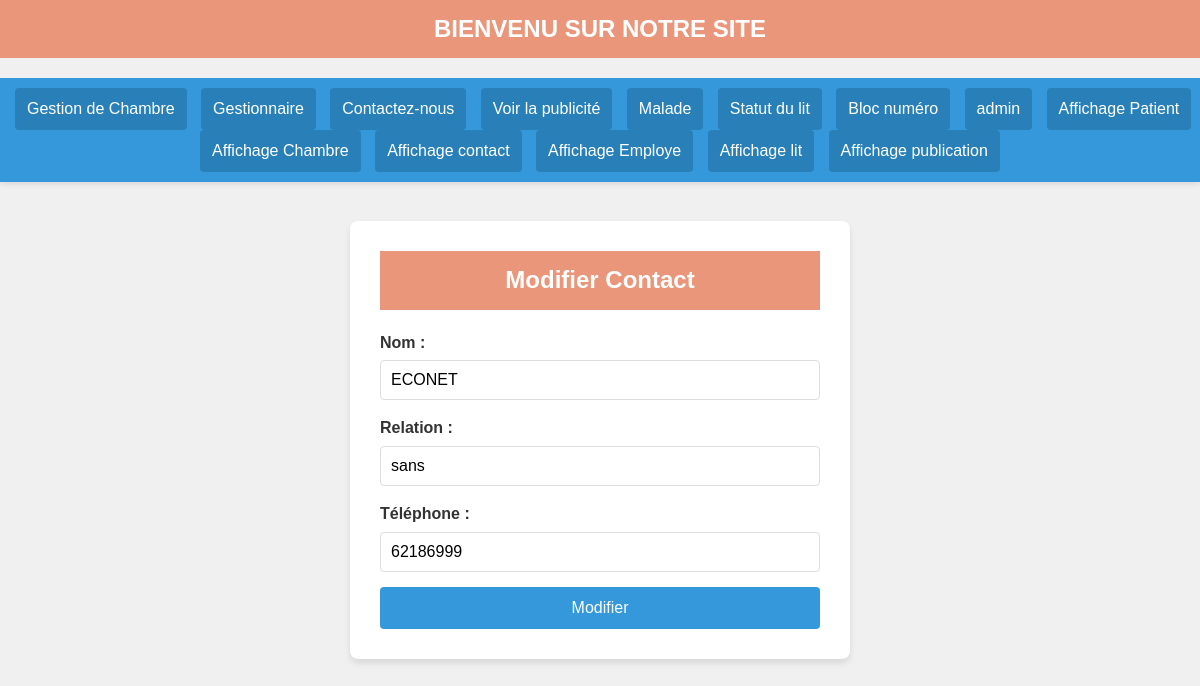
Page /getion_chambre_lit/admin/Modifiecontact.php?id=1 on the committed database.
### tables this page shows
CREATE TABLE `contact` (
  `id_contact` int(11) NOT NULL,
  `nom_contact` varchar(50) DEFAULT NULL,
  `relation` varchar(30) DEFAULT NULL,
  `telephone` varchar(15) DEFAULT NULL
);

### getion_chambre_lit/admin/Modifiecontact.php (the view, shortened to what this page needs)
<?php
include "connexion.php";
if ($_SERVER["REQUEST_METHOD"] == "GET" && isset($_GET['id'])) {
    $id = $_GET['id'];
    $stmt = $bdd->prepare("SELECT * FROM contact WHERE id_contact = :id");
    $stmt->bindParam(':id', $id, PDO::PARAM_INT);
    $stmt->execute();
    $contact = $stmt->fetch(PDO::FETCH_ASSOC);
}
?>
<!DOCTYPE html>
<html lang="fr">
<head>
</head>
<body>
    <?php include 'Accueil.php'; ?>
    <div class="container">
        <h1>Modifier Contact</h1>
        <?php if (isset($contact)): ?>
        <form method="POST" action="">
            <label for="nom">Nom :</label>
            <input type="text" id="nom" name="nom" value="<?php echo htmlspecialchars($contact['nom_contact']); ?>" required>
            <label for="rel">Relation :</label>
            <input type="text" id="rel" name="rel" value="<?php echo htmlspecialchars($contact['relation']); ?>" required>
            <label for="tel">Téléphone :</label>
            <input type="tel" id="tel" name="tel" value="<?php echo htmlspecialchars($contact['telephone']); ?>" required>
            <input type="submit" name="modifier" value="Modifier">
        </form>
        <?php else: ?>
        <div class="message error">Aucun contact sélectionné pour modification.</div>
        <?php endif; ?>
    </div>
</body>
</html>

### getion_chambre_lit/admin/Modifiecontact.php (style rules this page uses)
:root { --primary-color: #3498db; --secondary-color: #2ecc71; --background-color: #f0f0f0; --text-color: #333; --error-color: #e74c3c; }
* { box-sizing: border-box; margin: 0; padding: 0; }
body { font-family: 'Arial', sans-serif; background-color: var(--background-color); color: var(--text-color); line-height: 1.6; display: flex; justify-content: center; align-items: center; min-height: 100vh; padding: 20px; }
.container { background-color: #fff; border-radius: 8px; box-shadow: 0 4px 6px rgba(0, 0, 0, 0.1); padding: 30px; width: 100%; max-width: 500px; }
h1 { color: var(--primary-color); text-align: center; margin-bottom: 20px; }
form { display: flex; flex-direction: column; }
label { margin-bottom: 5px; font-weight: bold; }
input[type="text"], input[type="tel"] { padding: 10px; margin-bottom: 15px; border: 1px solid #ddd; border-radius: 4px; font-size: 16px; }
input[type="submit"] { background-color: var(--primary-color); color: #fff; border: none; padding: 12px; border-radius: 4px; cursor: pointer; font-size: 16px; transition: background-color 0.3s ease; }

### getion_chambre_lit/admin/Accueil.php (style rules this page uses)
* { margin: 0; padding: 0; box-sizing: border-box; }
body { font-family: Arial, sans-serif; padding-top: 100px; flex:1; }
h1 { background-color: darksalmon; color: white; padding: 10px 0; text-align: center; font-size: 24px; }

### rows in the picture
contact: nom "ECONET", rel "sans", tel "62186999"
